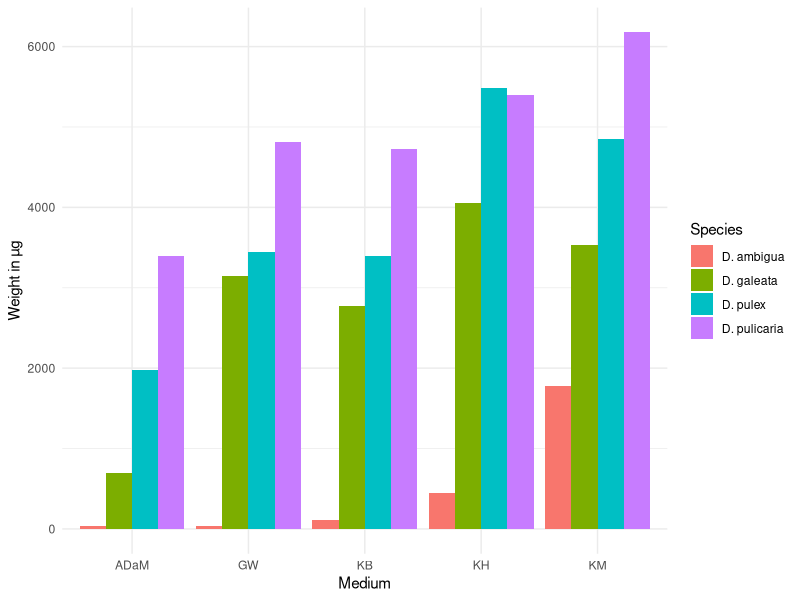

Generate this figure with R: (Note: this script raises an error after producing the figure.)
library(readxl)
library(tidyverse)
library(here)

dataraw <- read_excel(here("data_raw/Weighingsheet.xlsx"), range = "A1:E61", na = "NA")

data <- dataraw %>% mutate("WeightIncrease_µg" = WeightTotal - WeightFilter)

summary <- data %>% group_by(Medium, Species) %>% summarize(Weight = mean(WeightIncrease_µg, na.rm = TRUE))

ggplot(data = summary, aes(x = Medium, y = Weight, fill = Species))+
  geom_col(position = "dodge")+
  theme_minimal()+
  labs(y = "Weight in µg")

data %>% filter(! Medium == "KM" | ! Species == "D. galeata") %>% group_by(Medium, Species) %>%
  summarise(p.value.sw = shapiro.test(WeightIncrease_µg)$p.value) 

species <- c("D. pulex", "D. pulicaria", "D. galeata", "D. ambigua")

for (i in species) {
  print(i)
  dataF <- data %>% filter(Species == i)
  print(leveneTest(WeightIncrease_µg ~ Medium, data = dataF)) 
  
  res_aov <- aov(WeightIncrease_µg ~ Medium, data = dataF)
  print(summary(res_aov))
  print(TukeyHSD(res_aov))
}
